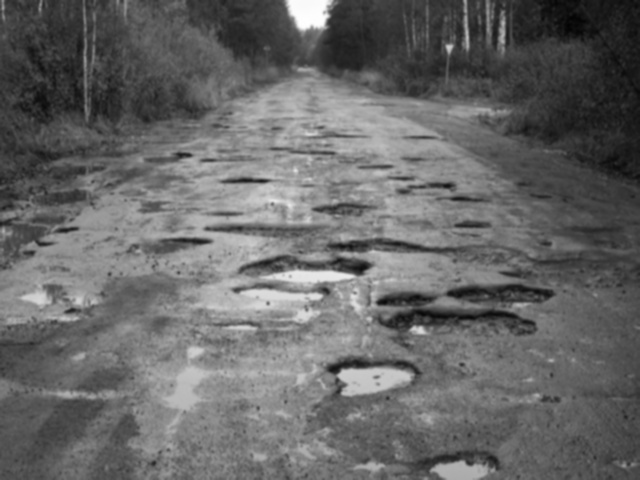
#> input picture data/processed_images/road_final.jpg, 640 x 480 px, found by its file name
$ python edge_detection.py
#> lines starting #> are read from the running program, lines starting #| are printed output that depends on the picture
import cv2
import os

# Paths
input_image_path = "data/processed_images/road_final.jpg"
output_folder = "data/processed_images/edges"
output_image_path = os.path.join(output_folder, "road_edges.jpg")

# Read image
image = cv2.imread(input_image_path, cv2.IMREAD_GRAYSCALE)
#> image is the input picture: shape (480, 640); min 2, max 255, mean 102.7

if image is None:
    print("Error: Processed image not found!")
    exit()

# Apply Canny Edge Detection
edges = cv2.Canny(image, threshold1=100, threshold2=200)
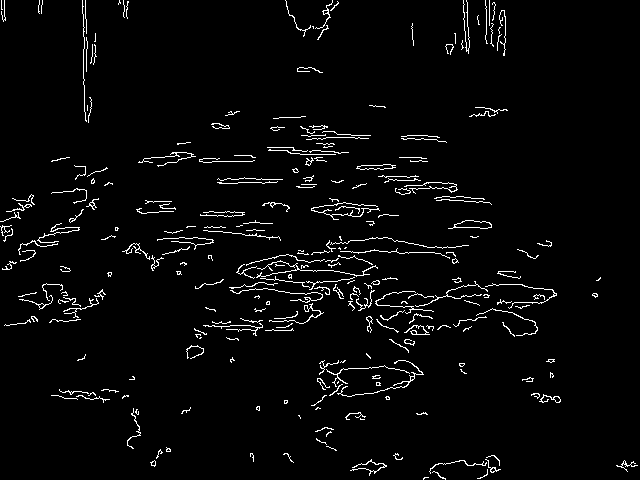
#> edges: shape (480, 640); 3.2% white in thin lines or dots

# Save edge-detected image
cv2.imwrite(output_image_path, edges)

print("Edge detection completed successfully")
